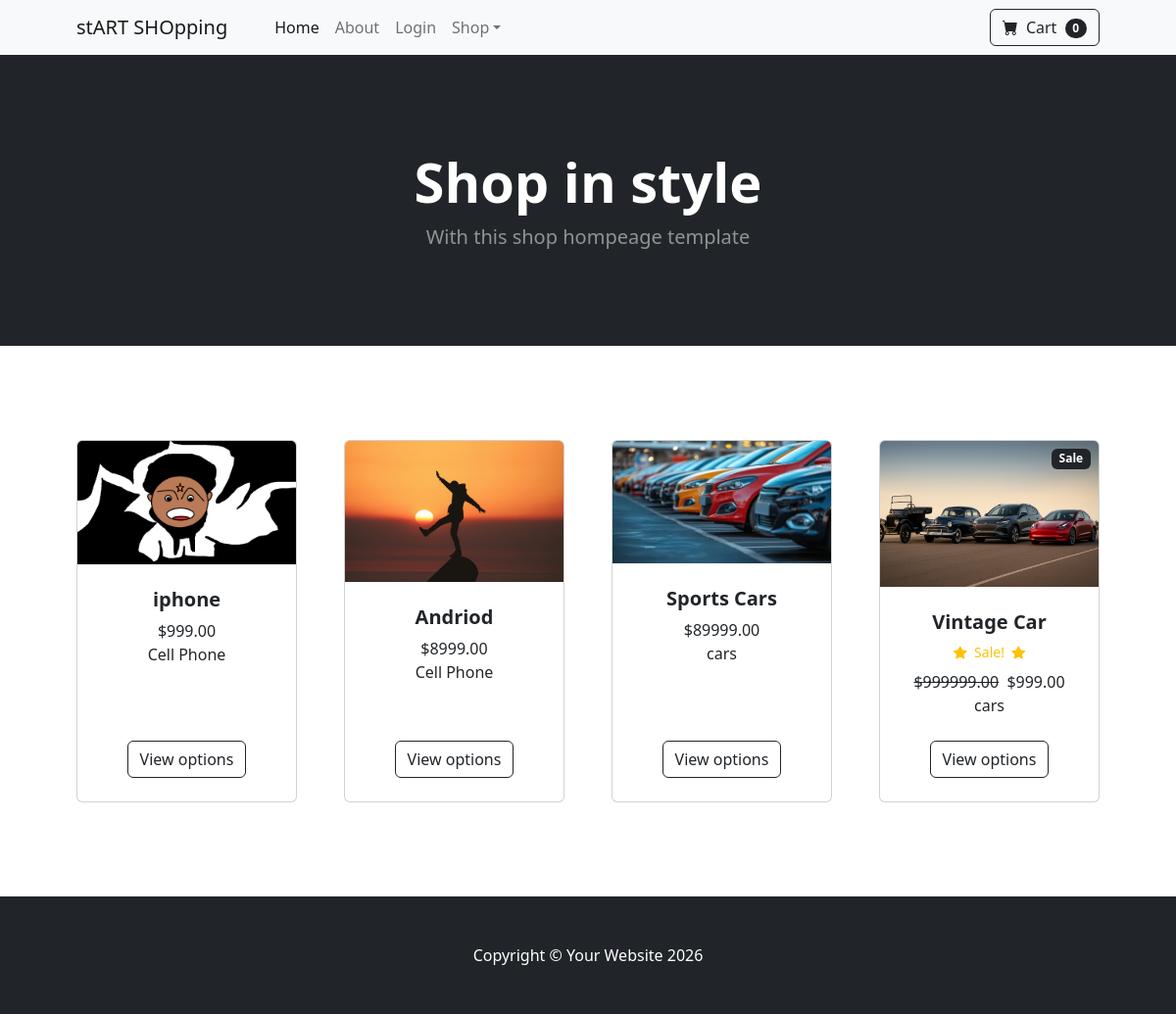
The page / on the database its author committed.
### store/models.py (models this page shows, shortened)
class Product(models.Model):
    name = models.CharField(max_length=150)
    price = models.DecimalField(default=0,decimal_places=2,max_digits=8)
    category = models.ForeignKey(Category,on_delete=models.CASCADE,default=1)
    description = models.CharField(max_length=250,blank=True,null=True)
    image = models.ImageField(upload_to='uploads/product/')
    is_sale = models.BooleanField(default=False)
    sale_price = models.DecimalField(default=0,decimal_places=2,max_digits=8)

class Category(models.Model):
    name = models.CharField(max_length=50)
    def __str__(self):
        return self.name
    class  Meta:
        verbose_name_plural = 'categories'

### store/views.py (the view)
# urls.py: 2. Add a URL to urlpatterns:  path('', views.home, name='home')
def home(request):
    products = Product.objects.all()
    return render(request,"home.html",{'products':products})

### store/templates/home.html
{% extends "base.html" %}
{% load static %}
                                                {% block content %}
        <header class="bg-dark py-5">
            <div class="container px-4 px-lg-5 my-5">
                <div class="text-center text-white">
                    <h1 class="display-4 fw-bolder">Shop in style</h1>
                    <p class="lead fw-normal text-white-50 mb-0">With this shop hompeage template</p>
                </div>
            </div>
        </header>
        <section class="py-5">
            <div class="container px-4 px-lg-5 mt-5">
                <div class="row gx-4 gx-lg-5 row-cols-2 row-cols-md-3 row-cols-xl-4 justify-content-center">
                    {% for product in products %}
                      {% if product.is_sale %}
                      <div class="col mb-5">
                        <div class="card h-100">
                             <div class="badge bg-dark text-white position-absolute" style="top: 0.5rem; right: 0.5rem">Sale</div>
                            <img class="card-img-top" src="{{product.image.url }}" alt="..." />
                            <div class="card-body p-4">
                                <div class="text-center">
                                    <h5 class="fw-bolder">{{product.name}}</h5>
                                                <div class="d-flex justify-content-center small text-warning mb-2">
                                                    <i class="bi bi-star-fill"></i>
                                                    &nbsp; Sale! &nbsp;
                                                    <i class="bi bi-star-fill"></i>
                                                </div>
                                   <strike> ${{product.price}}</strike>&nbsp ${{product.sale_price}}
                                    <br>
                                    {{product.category}}
                                </div>
                            </div>
                            <div class="card-footer p-4 pt-0 border-top-0 bg-transparent">
                                <div class="text-center"><a class="btn btn-outline-dark mt-auto" href="#">View options</a></div>
                            </div>
                        </div>
                    </div>
                      {% else %}
                        <div class="col mb-5">
                        <div class="card h-100">
                            <img class="card-img-top" src="{{product.image.url }}" alt="..." />
                            <div class="card-body p-4">
                                <div class="text-center">
                                    <h5 class="fw-bolder">{{product.name}}</h5>
                                    ${{product.price}}
                                    <br>
                                    {{product.category}}
                                </div>
                            </div>
                            <div class="card-footer p-4 pt-0 border-top-0 bg-transparent">
                                <div class="text-center"><a class="btn btn-outline-dark mt-auto" href="#">View options</a></div>
                            </div>
                        </div>
                    </div>
                      {% endif %}
                    {% endfor %}
                </div>
            </div>
        </section>
                                        {% endblock content %}

### store/templates/base.html (shortened to what this page needs)
{% load static %}
<!DOCTYPE html>
<html lang="en">
    <head>
        <link href="https://cdn.jsdelivr.net/npm/bootstrap-icons@1.5.0/font/bootstrap-icons.css" rel="stylesheet" />
        <link href="{% static 'css/styles.css' %}" rel="stylesheet" />
    </head>
    <body>
           {% include "navbar.html" %}
           {% block content %}
           {% endblock content %}
        <footer class="py-5 bg-dark">
            <div class="container"><p class="m-0 text-center text-white">Copyright &copy; Your Website 2026</p></div>
        </footer>
    </body>
</html>

### store/templates/navbar.html (shortened to what this page needs)
        <nav class="navbar navbar-expand-lg navbar-light bg-light">
            <div class="container px-4 px-lg-5">
                <a class="navbar-brand" href="#!">stART SHOpping</a>
                <div class="collapse navbar-collapse" id="navbarSupportedContent">
                    <ul class="navbar-nav me-auto mb-2 mb-lg-0 ms-lg-4">
                        <li class="nav-item"><a class="nav-link active" aria-current="page" href="#!">Home</a></li>
                        <li class="nav-item"><a class="nav-link" href="{% url 'about' %}">About</a></li>
                                   {% if user.is_authenticated %}
                        <li class="nav-item"><a class="nav-link" href="{% url 'logout' %}">Logout</a></li>
                                   {% else %}
                        <li class="nav-item"><a class="nav-link" href="{% url 'login' %}">Login</a></li>
                        {% endif %}
                        <li class="nav-item dropdown">
                            <a class="nav-link dropdown-toggle" id="navbarDropdown" href="#" role="button" data-bs-toggle="dropdown" aria-expanded="false">Shop</a>
                        </li>
                    </ul>
                    <form class="d-flex">
                        <button class="btn btn-outline-dark" type="submit">
                            <i class="bi-cart-fill me-1"></i>
                            Cart
                            <span class="badge bg-dark text-white ms-1 rounded-pill">0</span>
                        </button>
                    </form>
                </div>
            </div>
        </nav>

### rows shown on the page
Product: image (picture), name "iphone", price "999.00", category "Cell Phone"
Product: image (picture), name "Andriod", price "8999.00", category "Cell Phone"
Product: image (picture), name "Sports Cars", price "89999.00", category "cars"
Product: image (picture), name "Vintage Car", price "999999.00", sale_price "999.00", category "cars"
